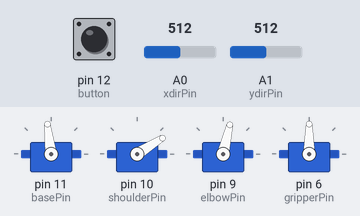
Bench run of a sketch on a simulated Arduino Uno, built with avr-gcc and run on an emulated ATmega328P. On the bench: 4 × servo. The test bench sets the inputs (shaded band); at power-on: A0 (xdirPin) = 512, A1 (ydirPin) = 512, pin 12 (button) HIGH.

Above: at 1.5 s.
1.6 s: A0 (xdirPin) set to 418
3.1 s: A0 (xdirPin) set to 395
At 3.86 s:
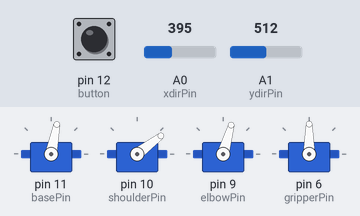
At 4.48 s:
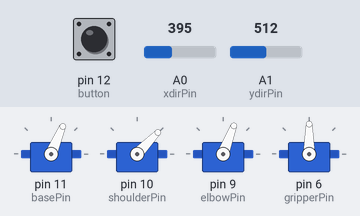
6.1 s: A1 (ydirPin) set to 427
9.1 s: A1 (ydirPin) set to 391
10.6 s: A1 (ydirPin) set to 900
At 11.6 s:
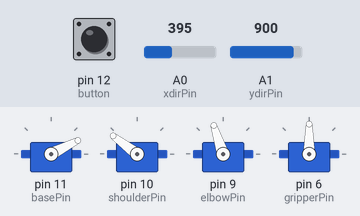
12.2 s: A0 (xdirPin) set to 900
At 17.7 s:
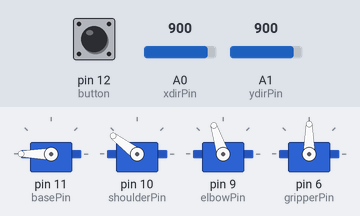
Timing chart, 0 to 17.9 s (numbered marks = the images above; inputs shaded):
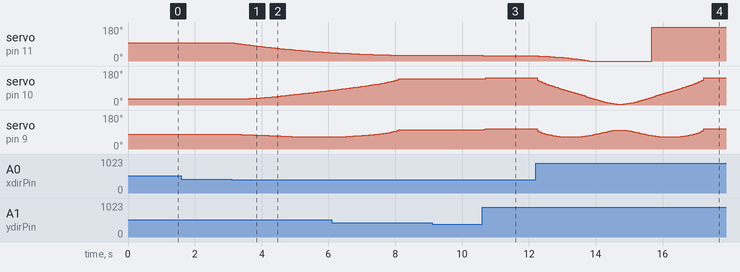

Measured:
- the behaviour switches between 410 and 409 on A0 (xdirPin) (found by bisection; images 0 and 1)
- after the input at 1.6 s, every drawn part: stays the same
- after the input at 3.1 s, servo on pin 11 (basePin): moves from 97° to 44° over 3.0 s, starting at once; servo on pin 10 (shoulderPin): moves from 32° to 78° over 2.7 s, starting after 0.23 s; servo on pin 9 (elbowPin): moves from 77° to 64° over 1.9 s, starting after 0.29 s
- after the input at 9.1 s, every drawn part: stays the same
- after the input at 10.6 s, servo on pin 11 (basePin): 30° → 27° at once; servo on pin 10 (shoulderPin): 138° → 143° at once; servo on pin 9 (elbowPin): 102° → 108° at once
- after the input at 12.2 s, servo on pin 11 (basePin): 27° → 26° after 0.10 s, → 25° 0.10 s later, → 24° 0.10 s later, → 23° 0.10 s later, … (25 changes in this stretch)

The sketch:

meArm_display_dave.ino
```cpp
#include <SPI.h>
#include <Adafruit_GFX.h>
#include <Adafruit_PCD8544.h>
#include "meArm.h"
#include <Servo.h>
#include <Button.h>


// Software SPI (slower updates, more flexible pin options):
// pin 7 - Serial clock out (SCLK)
// pin 6 - Serial data out (DIN)
// pin 5 - Data/Command select (D/C)
// pin 4 - LCD chip select (CS)
// pin 3 - LCD reset (RST)
//Adafruit_PCD8544 display = Adafruit_PCD8544(7, 9, 4, 2, 0);

// Hardware SPI (faster, but must use certain hardware pins):
// SCK is LCD serial clock (SCLK) - this is pin 13 on Arduino Uno
// MOSI is LCD DIN - this is pin 11 on an Arduino Uno
// pin 5 - Data/Command select (D/C)
// pin 4 - LCD chip select (CS)
// pin 3 - LCD reset (RST)
//Adafruit_PCD8544 display = Adafruit_PCD8544(5, 4, 3);
// Note with hardware SPI MISO and SS pins aren't used but will still be read
// and written to during SPI transfer.  Be careful sharing these pins!

Button button = Button(12,PULLUP);
boolean alternateControl = false;

meArm arm;
int xdirPin = 0;
int ydirPin = 1;
int zdirPin = 3;

//int basePin = 2;
//int shoulderPin = 3;
//int elbowPin = 5;
//int gripperPin = 6;

int basePin = 11;
int shoulderPin = 10;
int elbowPin = 9;
int gripperPin = 6;


float dx = 0.000;
float dy = 0.000;
float dz = 0.000;
float dg = 0.000;

float testfloat = 1.2345678;


void setup()   {
  // Serial.begin(9600);

  arm.begin(basePin, shoulderPin, elbowPin, gripperPin);

  //display.begin();
  //display.setContrast(50);
  //pinMode(13,OUTPUT); //debug to led 13
}

void loop() {
  if(button.uniquePress()) alternateControl = !alternateControl;


  if (!alternateControl){
    //digitalWrite(13,LOW);
    dx = map(analogRead(xdirPin), 0, 1023, 5.0, -5.0);
    dy = map(analogRead(ydirPin), 0, 1023, 5.0, -5.0);
  }
  else {
    //digitalWrite(13,HIGH);
    dz = map(analogRead(xdirPin), 0, 1023, 5.0, -5.0);
    dg = map(analogRead(ydirPin), 0, 1023, 5.0, -5.0);
  }


  if (abs(dx) < 1.5) dx = 0;
  if (abs(dy) < 1.5) dy = 0;
  if (abs(dz) < 1.5) dz = 0;

  if (!(dx == 0 && dy == 0 && dz == 0)) arm.goDirectlyTo(arm.getX() + dx, arm.getY() + dy, arm.getZ() + dz);

  if (dg < -3.0) arm.closeGripper();
  else if (dg > 3.0) arm.openGripper();

  //updatedisplay();
  delay(50);
}

//void updatedisplay(){

//  display.setTextColor(BLACK);
//  display.clearDisplay();   // clears the screen and buffer
//  display.setCursor(0,0);
//  display.setTextSize(1);
//  display.setTextColor(WHITE, BLACK);
//  display.print("X:");
//  display.setTextColor(BLACK, WHITE);
//  display.println(arm.getX());
//  display.setTextColor(WHITE, BLACK);
//  display.print("Y:");
//  display.setTextColor(BLACK, WHITE);
//  display.println(arm.getY());
//  display.setTextColor(WHITE, BLACK);
//  display.print("Z:");
//  display.setTextColor(BLACK, WHITE);
//  display.println(arm.getZ());

//  display.setTextColor(WHITE, BLACK);
//  display.print("?:");
//  display.setTextColor(BLACK, WHITE);
//  display.println(testfloat);

//  display.display();
//}
```
